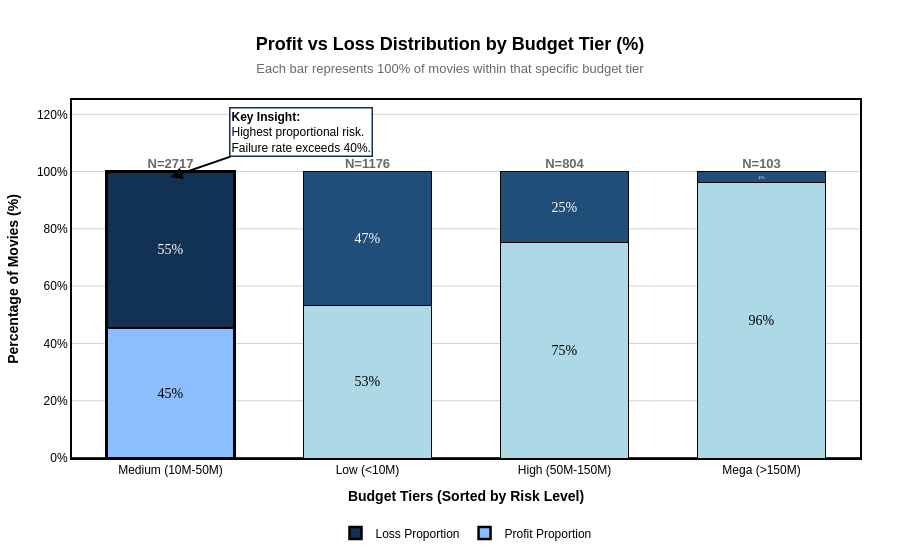

The notebook cell saved with this chart:
### Markdown cell above
## 3.Stacked Bar Chart: Profit vs. Loss Composition by Budget Tier

**Objective:** While the previous charts analyzed the absolute volume of financial returns, absolute numbers can mask the true probability of success. This visualization shifts the analytical focus to **proportional risk**. By converting the data into a 100% stacked format, we isolate the specific success-to-failure ratio within each budget tier, regardless of how many movies were produced in that category.

**Visual Strategy:**
* **Composition Focus:** The Y-axis is converted to a 0–100% scale, allowing for a direct apples-to-apples comparison of failure rates across tiers with vastly different production volumes.
* **Risk-Based Ordering:** Categories are sorted dynamically from highest proportional risk (highest loss percentage) to lowest. This forces the audience to immediately confront the most dangerous investment tier.
* **Strategic Highlighting:** The highest-risk tier is visually anchored using intensified color saturation and thicker borders to instantly draw executive attention. Absolute production volumes (N) are retained above the bars to provide necessary context without distorting the percentage distribution.

### Code cell
# ==============================================================================
# 1. DATA PREPARATION
# ==============================================================================
bins = [0, 10e6, 50e6, 150e6, float('inf')]
labels = ['Low (<10M)', 'Medium (10M-50M)', 'High (50M-150M)', 'Mega (>150M)']

df['Budget_Tier'] = pd.cut(df['budget'], bins=bins, labels=labels)

tier_grp = df.dropna(subset=['Budget_Tier']).groupby(['Budget_Tier', 'performance_status'], observed=True).size().unstack(fill_value=0)
tier_grp['Total'] = tier_grp.sum(axis=1)

# Calculate Percentages for 100% Stacked Bar Chart (Composition)
tier_grp['Profit_Pct'] = (tier_grp['Profit'] / tier_grp['Total'] * 100).fillna(0)
tier_grp['Loss_Pct'] = (tier_grp['Loss'] / tier_grp['Total'] * 100).fillna(0)

# ------------------------------------------------------------------------------
# NEW: ORDERING (Business Logic) - Sort by Risk (Highest Loss_Pct first)
# ------------------------------------------------------------------------------
tier_grp = tier_grp.sort_values(by='Loss_Pct', ascending=False)

# Format text labels (Percentages inside bars)
profit_text = tier_grp['Profit_Pct'].round(0).astype(int).astype(str) + "%"
loss_text = tier_grp['Loss_Pct'].round(0).astype(int).astype(str) + "%"

# ==============================================================================
# 2. COLOR STRATEGY & HIGHLIGHTING
# ==============================================================================
# Subtly highlight 'Medium (10M-50M)' with a slightly darker/richer shade and thicker border
profit_colors = ['#8CBEFF' if tier == 'Medium (10M-50M)' else 'lightblue' for tier in tier_grp.index]
loss_colors = ['#113253' if tier == 'Medium (10M-50M)' else '#1F4E79' for tier in tier_grp.index]
border_widths = [2.5 if tier == 'Medium (10M-50M)' else 1 for tier in tier_grp.index]

# ==============================================================================
# 3. BUILD PLOTLY CHART
# ==============================================================================
fig = go.Figure()

# --- Trace 1: Profit ---
fig.add_trace(go.Bar(
    x=tier_grp.index,
    y=tier_grp['Profit_Pct'],
    name='Profit Proportion',
    marker_color=profit_colors,
    text=profit_text,
    textposition='inside',
    insidetextanchor='middle',
    textfont=dict(color='black', size=14, family="Arial Bold"),
    marker_line=dict(color='black', width=border_widths)
))

# --- Trace 2: Loss ---
fig.add_trace(go.Bar(
    x=tier_grp.index,
    y=tier_grp['Loss_Pct'],
    name='Loss Proportion',
    marker_color=loss_colors,
    text=loss_text,
    textposition='inside',
    insidetextanchor='middle',
    textfont=dict(color='white', size=14, family="Arial Bold"),
    marker_line=dict(color='black', width=border_widths)
))

# --- Trace 3: Absolute Totals Above Bars ---
fig.add_trace(go.Scatter(
    x=tier_grp.index,
    y=[100] * len(tier_grp),
    text=["<b>N=" + str(val) + "</b>" for val in tier_grp['Total']],
    mode='text',
    textposition='top center',
    showlegend=False,
    hoverinfo='skip',
    cliponaxis=False,
    textfont=dict(color='dimgray', size=13)
))

# ==============================================================================
# 4. LAYOUT & STORYTELLING
# ==============================================================================
fig.update_layout(
    barmode='stack',
    bargap=0.35,

    title=dict(
        text="<b>Profit vs Loss Distribution by Budget Tier (%)</b><br>" +
             "<span style='font-size:13px; color:dimgray'>Each bar represents 100% of movies within that specific budget tier</span>",
        font=dict(color='black', size=18),
        x=0.5
    ),

    legend=dict(
        yanchor="bottom", y=-0.25,
        xanchor="center", x=0.5,
        orientation="h",
        bgcolor='rgba(255, 255, 255, 0)',
        font=dict(color='black', size=12)
    ),

    plot_bgcolor='white',
    paper_bgcolor='white',

    # X-Axis updated to reflect the new risk-based ordering
    xaxis=dict(
        title="<b>Budget Tiers (Sorted by Risk Level)</b>",
        color='black',
        showgrid=False,
        showline=True, linecolor='black', linewidth=2, mirror=True
    ),

    # Y-Axis expanded to 125% to leave plenty of room for the insight box
    yaxis=dict(
        title="<b>Percentage of Movies (%)</b>",
        color='black',
        range=[0, 125],
        ticksuffix="%",
        showgrid=True, gridcolor='LightGray',
        rangemode="tozero",
        showline=True, linecolor='black', linewidth=2, mirror=True
    ),

    margin=dict(t=100, b=80, l=60, r=40),
    font=dict(color='black', family="Arial")
)

# ==============================================================================
# 5. NEW INSIGHT BOX (Positioned cleanly to prevent overlap)
# ==============================================================================
if 'Medium (10M-50M)' in tier_grp.index:
    fig.add_annotation(
        x='Medium (10M-50M)',
        y=98, # The arrow points precisely to the top of the Loss bar (avoiding inner labels)
        ax=130, # Pushes the annotation box 130 pixels to the right (between 1st & 2nd bar)
        ay=-45, # Pushes the annotation box 45 pixels up
        text="<b>Key Insight:</b><br>Highest proportional risk.<br>Failure rate exceeds 40%.",
        showarrow=True,
        arrowhead=2,
        arrowsize=1.2,
        arrowwidth=2,
        arrowcolor='black',
        bgcolor="rgba(255, 255, 255, 0.95)",
        bordercolor="#113253", # Matches the highlighted border
        borderwidth=1.5,
        font=dict(size=12, color="black"),
        align="left"
    )

fig.show()

### Figure 1 — Plotly figure (JSON) as saved in the notebook; plotly's stock layout.template omitted (floating-point values rounded to 4 significant figures)
{"data": [{"insidetextanchor": "middle", "marker": {"color": ["#8CBEFF", "lightblue", "lightblue", "lightblue"], "line": {"color": "black", "width": [2.5, 1, 1, 1]}}, "name": "Profit Proportion", "text": ["45%", "53%", "75%", "96%"], "textfont": {"color": "black", "family": "Arial Bold", "size": 14}, "textposition": "inside", "x": ["Medium (10M-50M)", "Low (<10M)", "High (50M-150M)", "Mega (>150M)"], "y": [45.34, 53.23, 75.25, 96.12], "type": "bar"}, {"insidetextanchor": "middle", "marker": {"color": ["#113253", "#1F4E79", "#1F4E79", "#1F4E79"], "line": {"color": "black", "width": [2.5, 1, 1, 1]}}, "name": "Loss Proportion", "text": ["55%", "47%", "25%", "4%"], "textfont": {"color": "white", "family": "Arial Bold", "size": 14}, "textposition": "inside", "x": ["Medium (10M-50M)", "Low (<10M)", "High (50M-150M)", "Mega (>150M)"], "y": [54.66, 46.77, 24.75, 3.883], "type": "bar"}, {"cliponaxis": false, "hoverinfo": "skip", "mode": "text", "showlegend": false, "text": ["<b>N=2717</b>", "<b>N=1176</b>", "<b>N=804</b>", "<b>N=103</b>"], "textfont": {"color": "dimgray", "size": 13}, "textposition": "top center", "x": ["Medium (10M-50M)", "Low (<10M)", "High (50M-150M)", "Mega (>150M)"], "y": [100, 100, 100, 100], "type": "scatter"}], "layout": {"title": {"font": {"color": "black", "size": 18}, "text": "<b>Profit vs Loss Distribution by Budget Tier (%)</b><br><span style='font-size:13px; color:dimgray'>Each bar represents 100% of movies within that specific budget tier</span>", "x": 0.5}, "legend": {"font": {"color": "black", "size": 12}, "yanchor": "bottom", "y": -0.25, "xanchor": "center", "x": 0.5, "orientation": "h", "bgcolor": "rgba(255, 255, 255, 0)"}, "xaxis": {"title": {"text": "<b>Budget Tiers (Sorted by Risk Level)</b>"}, "color": "black", "showgrid": false, "showline": true, "linecolor": "black", "linewidth": 2, "mirror": true}, "yaxis": {"title": {"text": "<b>Percentage of Movies (%)</b>"}, "color": "black", "range": [0, 125], "ticksuffix": "%", "showgrid": true, "gridcolor": "LightGray", "rangemode": "tozero", "showline": true, "linecolor": "black", "linewidth": 2, "mirror": true}, "margin": {"t": 100, "b": 80, "l": 60, "r": 40}, "font": {"color": "black", "family": "Arial"}, "barmode": "stack", "bargap": 0.35, "plot_bgcolor": "white", "paper_bgcolor": "white", "annotations": [{"align": "left", "arrowcolor": "black", "arrowhead": 2, "arrowsize": 1.2, "arrowwidth": 2, "ax": 130, "ay": -45, "bgcolor": "rgba(255, 255, 255, 0.95)", "bordercolor": "#113253", "borderwidth": 1.5, "font": {"color": "black", "size": 12}, "showarrow": true, "text": "<b>Key Insight:</b><br>Highest proportional risk.<br>Failure rate exceeds 40%.", "x": "Medium (10M-50M)", "y": 98}]}}
